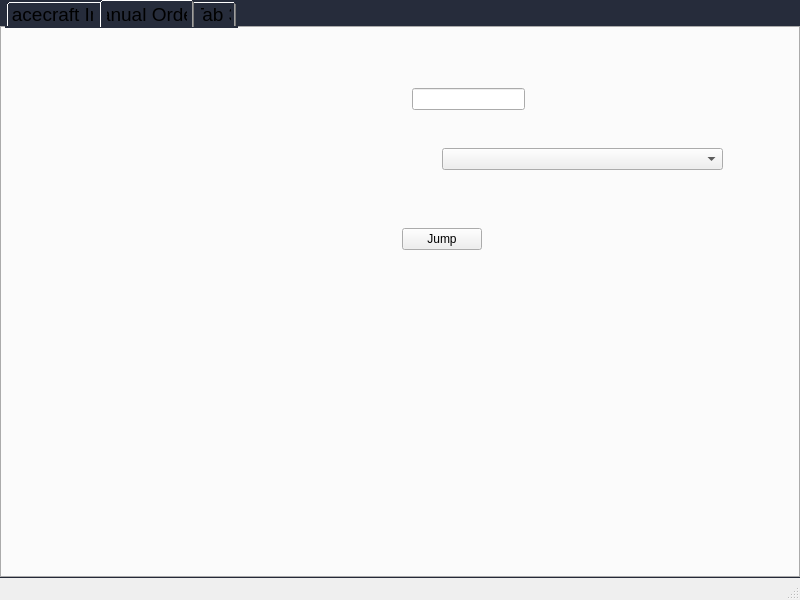
<?xml version="1.0" encoding="UTF-8"?>
<ui version="4.0">
 <class>MainWindow</class>
 <widget class="QMainWindow" name="MainWindow">
  <property name="geometry">
   <rect>
    <x>0</x>
    <y>0</y>
    <width>800</width>
    <height>600</height>
   </rect>
  </property>
  <property name="minimumSize">
   <size>
    <width>800</width>
    <height>600</height>
   </size>
  </property>
  <property name="maximumSize">
   <size>
    <width>800</width>
    <height>600</height>
   </size>
  </property>
  <property name="windowTitle">
   <string>Spacecraft Window</string>
  </property>
  <property name="styleSheet">
   <string notr="true">
QTabBar::tab {
/*  min-width: 8ex;*/
  font-size:14pt;
  padding: 7px;
}</string>
  </property>
  <widget class="QWidget" name="centralwidget">
   <property name="styleSheet">
    <string notr="true">QWidget#centralwidget {
  background: rgb(38, 44, 59)
}</string>
   </property>
   <layout class="QHBoxLayout" name="horizontalLayout">
    <property name="spacing">
     <number>0</number>
    </property>
    <property name="leftMargin">
     <number>0</number>
    </property>
    <property name="topMargin">
     <number>0</number>
    </property>
    <property name="rightMargin">
     <number>0</number>
    </property>
    <property name="bottomMargin">
     <number>0</number>
    </property>
    <item>
     <widget class="QTabWidget" name="tabWidget">
      <property name="autoFillBackground">
       <bool>false</bool>
      </property>
      <property name="styleSheet">
       <string notr="true">QTabWidget::tab-bar {
  left: 5px; /* move to the right by 5px */
}
QTabBar {
  background: rgb(38, 44, 59); /* captures the margin above unselected tabs */
}</string>
      </property>
      <property name="currentIndex">
       <number>1</number>
      </property>
      <widget class="QWidget" name="infotab">
       <attribute name="title">
        <string>Spacecraft Info</string>
       </attribute>
       <widget class="QLabel" name="name">
        <property name="geometry">
         <rect>
          <x>10</x>
          <y>10</y>
          <width>351</width>
          <height>31</height>
         </rect>
        </property>
        <property name="font">
         <font>
          <pointsize>24</pointsize>
         </font>
        </property>
        <property name="text">
         <string>Spacecraft Name</string>
        </property>
       </widget>
      </widget>
      <widget class="QWidget" name="jumptab">
       <attribute name="title">
        <string>Manual Orders</string>
       </attribute>
       <widget class="QPushButton" name="jumpbutton">
        <property name="geometry">
         <rect>
          <x>400</x>
          <y>200</y>
          <width>80</width>
          <height>22</height>
         </rect>
        </property>
        <property name="text">
         <string>Jump</string>
        </property>
       </widget>
       <widget class="QComboBox" name="jumptarget">
        <property name="geometry">
         <rect>
          <x>440</x>
          <y>120</y>
          <width>281</width>
          <height>22</height>
         </rect>
        </property>
       </widget>
       <widget class="QLineEdit" name="jumporbitradius">
        <property name="geometry">
         <rect>
          <x>410</x>
          <y>60</y>
          <width>113</width>
          <height>22</height>
         </rect>
        </property>
       </widget>
      </widget>
      <widget class="QWidget" name="tab3">
       <attribute name="title">
        <string>Tab 3</string>
       </attribute>
      </widget>
     </widget>
    </item>
   </layout>
  </widget>
  <widget class="QMenuBar" name="menubar">
   <property name="geometry">
    <rect>
     <x>0</x>
     <y>0</y>
     <width>800</width>
     <height>19</height>
    </rect>
   </property>
  </widget>
  <widget class="QStatusBar" name="statusbar"/>
 </widget>
 <resources/>
 <connections/>
</ui>
